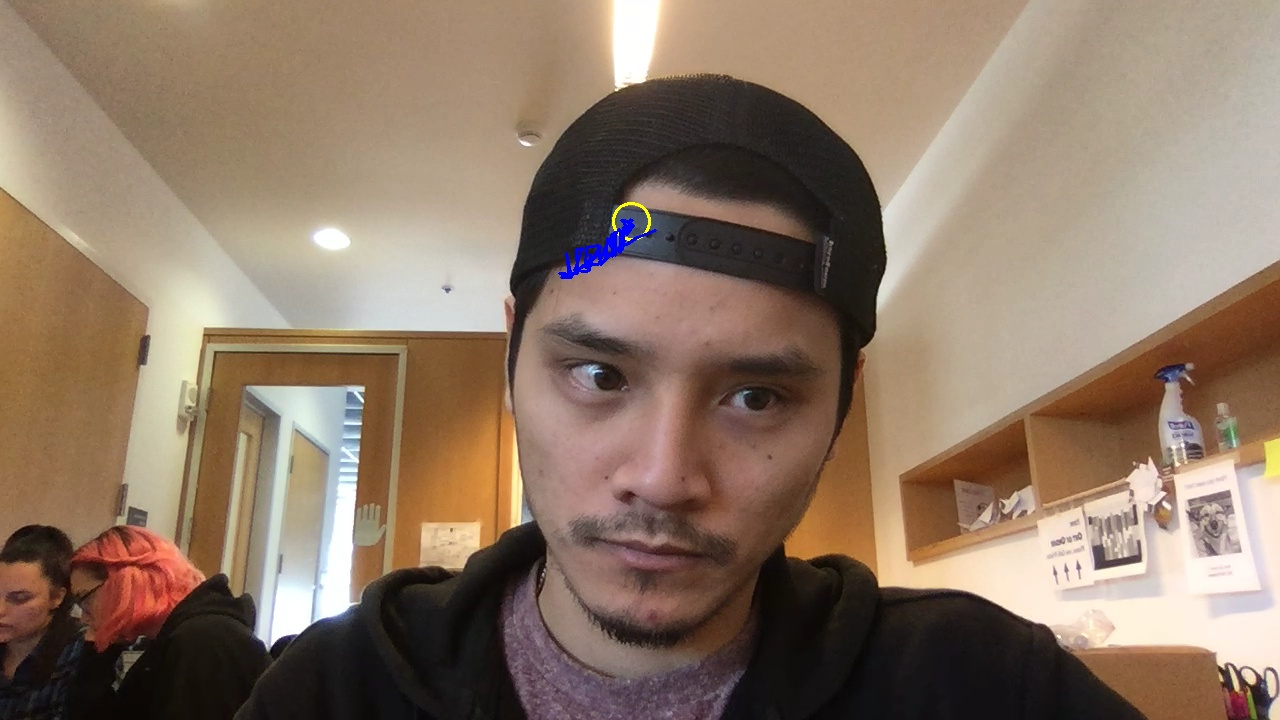
#> input picture images/image150455763873410334849349736708907896656.jpg, 1280 x 720 px; its folder holds only this picture in this run
$ python -i example2.py   (imports and definitions only)
#> lines starting #> are read from the running program, lines starting #| are printed output that depends on the picture
import cv2
import numpy as np
import pygame
import sys

# [1 line not run here, left out]

bindcolor=[0,255,0]
print_1=(0,0)
point_2=(0,0)
center=(0,0)

# [1 line that did not run here, left out]

element = cv2.getStructuringElement (cv2.MORPH_CROSS, (3,3))

blue_low=np.array([105,75,0],np.uint8)

# [1 line that did not run here, left out]

arlimit_l = 500
arlimit_h = 10000
asp_1=0.33
asp_h=2.33

# [1 line not run here, left out]

def preprocess(frame):
	imblur=cv2.medianBlur(frame,3)
	imhsv=cv2.cvtColor(imblur,cv2.COLOR_BGR2HSV)

	thresholded = cv2.inRange(imhsv,blue_low,blue_hi)
	eroded = cv2.erode(thresholded,element)
	return eroded
def segment(frT):
	contours, hierarchy = cv2.findContours(frT.copy(),
									cv2.RETR_EXTERNAL,cv2.CHAIN_APPROX_SIMPLE)
	for i,cnt in enumerate(contours):
		x,y,w,h=cv2.boundingRect(cnt)
		cont_area=w*h
		if cont_area>arlimit_l and cont_area<arlimit_h:
			aspect=float(w)/float(h)
			if aspect>asp_1 and aspect<asp_h:
				cv2.rectangle(frame,(x,y),(x+w,y+h), bindcolor,2)
				global center
				center=(x+(w/2),y+(h/2))
				break
	return frame,center

def draw_path(point_2):
	global point_1
	if point_2 == None:
		return
	point_1=point_2
	pygame.draw.line(window,(0,255,0),point_1,point_2)

	pygame.display.flip()
	return
# [21 lines not run here, left out]

>>> import cv2
>>> picture = cv2.imread('images/image150455763873410334849349736708907896656.jpg', cv2.IMREAD_GRAYSCALE)
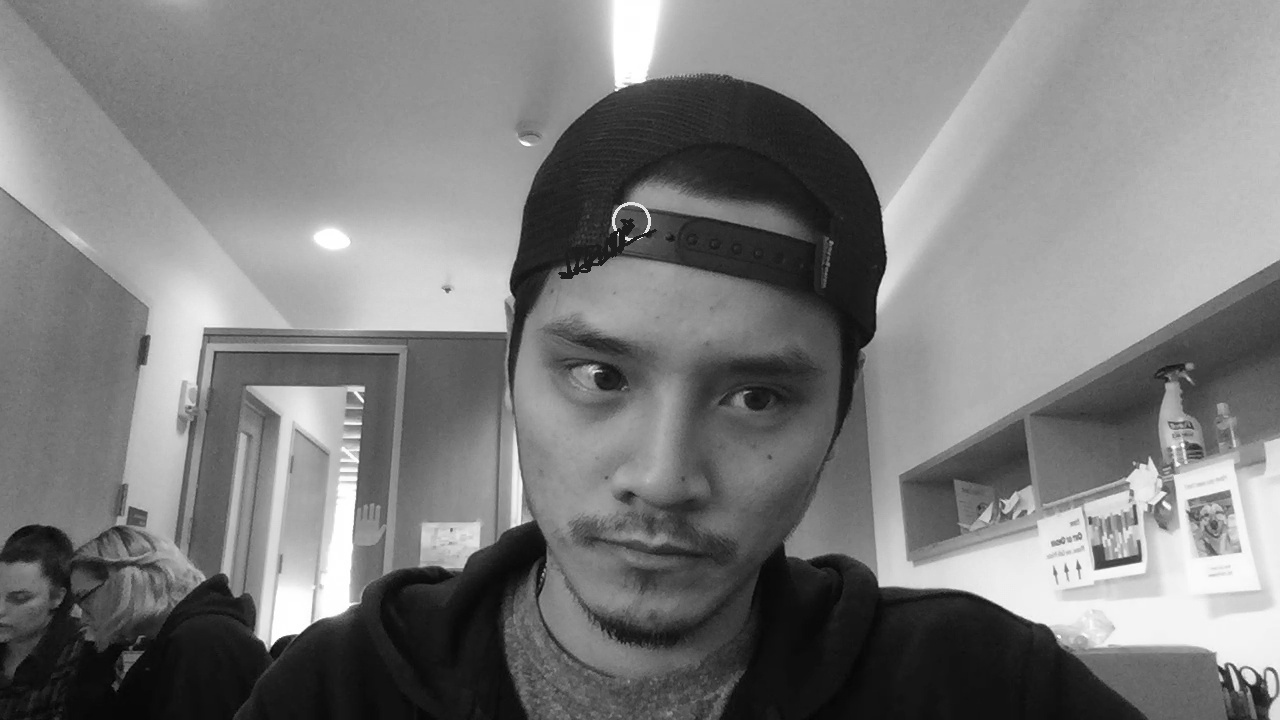
#> picture: shape (720, 1280); min 0, max 255, mean 124
>>> result = preprocess(picture)
#> (the run stopped early here; a loop or call above may not have finished)

$ run again, on images/image154480917093750822236688652003229784882.jpg
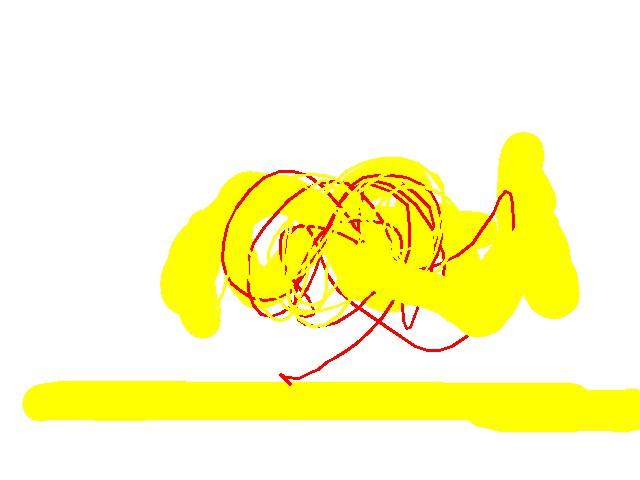
#> input picture images/image154480917093750822236688652003229784882.jpg, 640 x 480 px
#> `picture = cv2.imread('images/image150455763873410334849349736708907896..`:
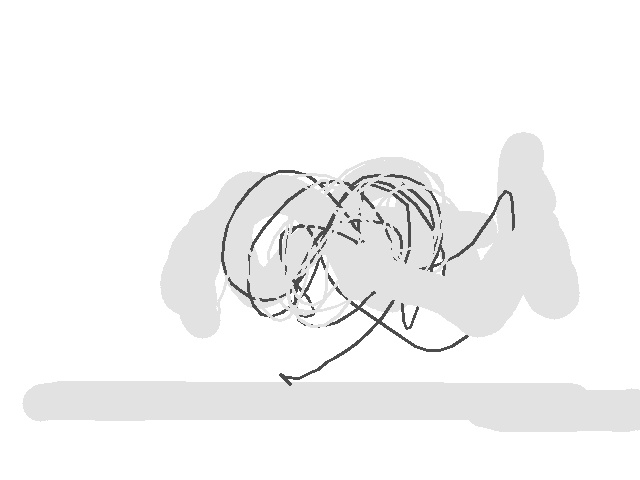
#> picture: shape (480, 640); min 68, max 255, mean 244.9

$ run again, on images/image199358999640234872015536428384811364859.jpg
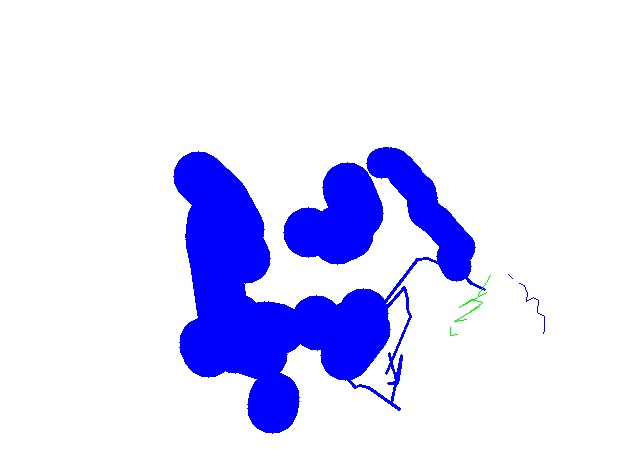
#> input picture images/image199358999640234872015536428384811364859.jpg, 636 x 471 px
#> `picture = cv2.imread('images/image150455763873410334849349736708907896..`:
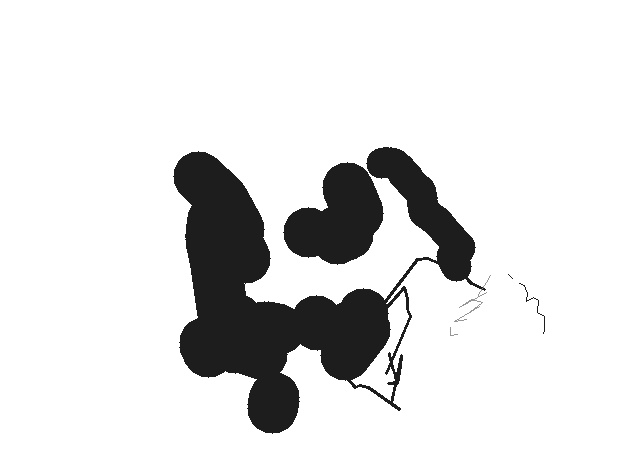
#> picture: shape (471, 636); min 22, max 255, mean 225.3
